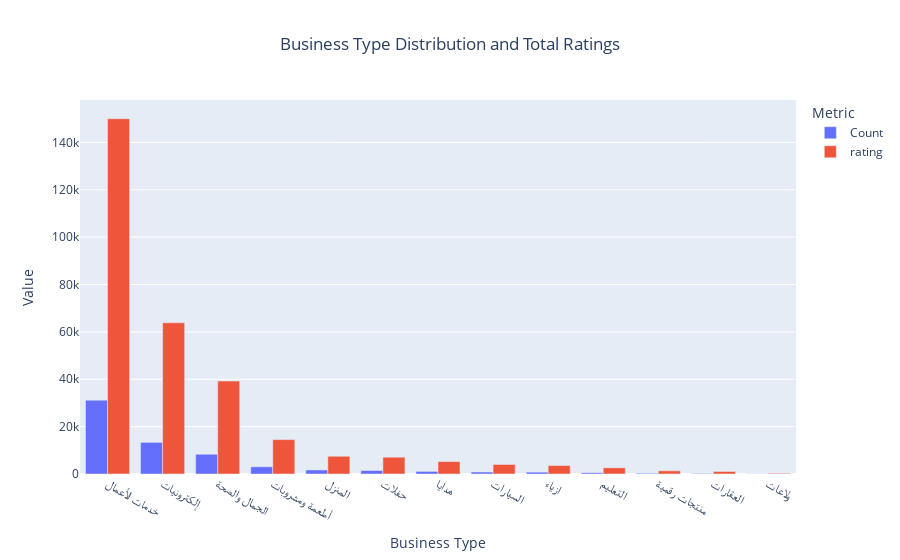

The notebook cell this image was saved under:
### Code cell
import plotly.express as px
import pandas as pd

# Calculate the business type distribution and total ratings per business type
business_type_counts = df['BusinessType'].value_counts().reset_index()
business_type_counts.columns = ['BusinessType', 'Count']

total_ratings_per_type = df.groupby('BusinessType')['rating'].sum().reset_index()

# Merge the two dataframes so that both the count and total rating are in one dataframe
combined_df = pd.merge(business_type_counts, total_ratings_per_type, on='BusinessType')

# Melt the dataframe for easier plotting
combined_df_melted = combined_df.melt(id_vars='BusinessType', value_vars=['Count', 'rating'], 
                                      var_name='Metric', value_name='Value')

# Create a grouped bar chart using Plotly Express
fig = px.bar(
    combined_df_melted,
    x='BusinessType',
    y='Value',
    color='Metric',
    barmode='group',  # Groups the bars side by side
    labels={'BusinessType': 'Business Type', 'Value': 'Value'},
    title='Business Type Distribution and Total Ratings'
)

# Update the layout for better aesthetics
fig.update_layout(
    xaxis_title='Business Type',
    yaxis_title='Value',
    title_x=0.5  # Center the title
)

# Show the plot
fig.show()

### Figure 1 — Plotly figure (JSON) as saved in the notebook; plotly's stock layout.template omitted (floating-point values rounded to 4 significant figures)
{"data": [{"alignmentgroup": "True", "hovertemplate": "Metric=Count<br>Business Type=%{x}<br>Value=%{y}<extra></extra>", "legendgroup": "Count", "marker": {"color": "#636efa", "pattern": {"shape": ""}}, "name": "Count", "offsetgroup": "Count", "orientation": "v", "showlegend": true, "textposition": "auto", "type": "bar", "x": ["خدمات الأعمال", "إلكترونيات", "الجمال والصحة", "أطعمة ومشروبات", "المنزل", "حفلات", "هدايا", "السيارات", "ازياء", "التعليم", "منتجات رقمية", "العقارات", "ولاعات"], "xaxis": "x", "y": [31169, 13347, 8336, 3036, 1705, 1479, 1092, 832, 776, 529, 310, 218, 55], "yaxis": "y"}, {"alignmentgroup": "True", "hovertemplate": "Metric=rating<br>Business Type=%{x}<br>Value=%{y}<extra></extra>", "legendgroup": "rating", "marker": {"color": "#EF553B", "pattern": {"shape": ""}}, "name": "rating", "offsetgroup": "rating", "orientation": "v", "showlegend": true, "textposition": "auto", "type": "bar", "x": ["خدمات الأعمال", "إلكترونيات", "الجمال والصحة", "أطعمة ومشروبات", "المنزل", "حفلات", "هدايا", "السيارات", "ازياء", "التعليم", "منتجات رقمية", "العقارات", "ولاعات"], "xaxis": "x", "y": [150006, 63845, 39228, 14521, 7490, 7094, 5240, 4021, 3568, 2598, 1340, 1063, 273], "yaxis": "y"}], "layout": {"barmode": "group", "legend": {"title": {"text": "Metric"}, "tracegroupgap": 0}, "title": {"text": "Business Type Distribution and Total Ratings", "x": 0.5}, "xaxis": {"anchor": "y", "domain": [0, 1], "title": {"text": "Business Type"}}, "yaxis": {"anchor": "x", "domain": [0, 1], "title": {"text": "Value"}}}}
